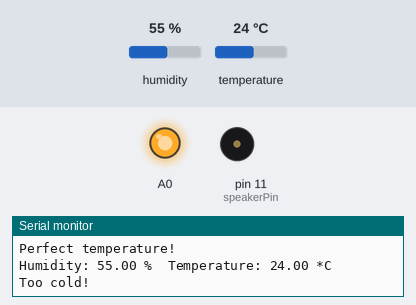
Bench run of a sketch on a simulated Arduino Uno, built with avr-gcc and run on an emulated ATmega328P. On the bench: output pins drawn as LEDs (lit = HIGH), buzzer (waves = sounding, pin HIGH), the last lines printed to the serial monitor. The test bench sets the inputs (shaded band); at power-on: temperature 24 °C, humidity 55 %.

Above: at 8.8 s.
8.9 s: temperature set to 28 °C
At 10.7 s:
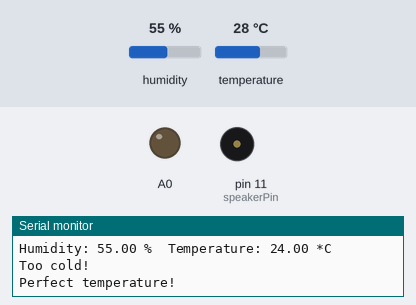
At 17.4 s:
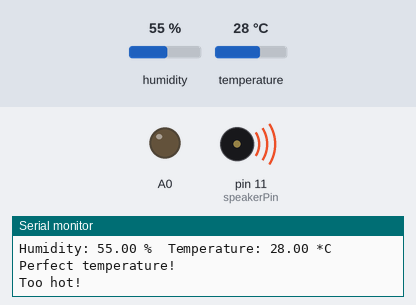
19.5 s: temperature set to 26 °C
At 20.3 s:
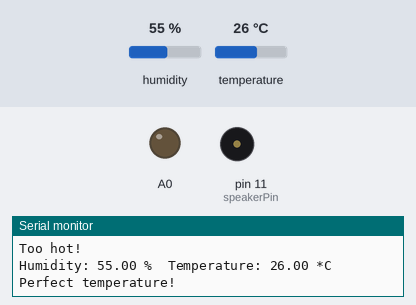
Timing chart, 0 to 22.5 s (numbered marks = the images above; inputs shaded):
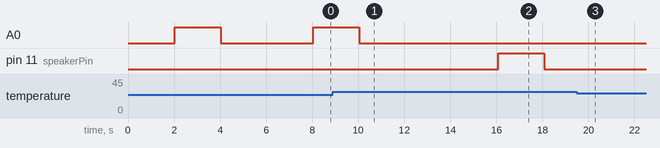

The sketch:

DhtLcdBuzzer.ino
```cpp
//Shayaan Tanvir
//11 - 10 - 2020
//dht sensor connected to an led and a buzzer

#include <DHT.h>
#include <DHT_U.h>

#include <Adafruit_Sensor.h>


int speakerPin = 11;
int length = 1;
#define DHTPIN 10
#define DHTTYPE DHT11
#define LED_TOO_COLD A0
DHT dht(DHTPIN, DHTTYPE);
void setup() {
  Serial.begin(9600);
  Serial.println("DHT11 test!");

  dht.begin();
}

void loop() {
  pinMode(speakerPin, OUTPUT);
  pinMode (A0 , OUTPUT);
  delay(2000);

  float h = dht.readHumidity();
  float t = dht.readTemperature();
  float f = dht.readTemperature(true);


  if (isnan(h) || isnan(t) || isnan(f)) {
    Serial.println("Failed to read from DHT sensor!");
    return;
  }

  Serial.print("Humidity: ");
  Serial.print(h);
  Serial.print(" %\t");
  Serial.print("Temperature: ");
  Serial.print(t);
  Serial.println(" *C ");
  if (t < 26) {
    Serial.println("Too cold!");
    digitalWrite(A0, HIGH);
    delay (2000);
    digitalWrite(A0, LOW);
  }
  if (26 < t < 27) {
    Serial.println("Perfect temperature!");
    delay (2000);
  }
  if (t > 27) {
    Serial.println("Too hot!");
    digitalWrite(speakerPin, HIGH);
    delay (2000);
    digitalWrite(speakerPin, LOW);
  }

}
```

Measured:
- the behaviour switches between 28 and 27 °C on temperature (found by bisection; images 2 and 3)
- after the input at 8.9 s, A0: goes on until 10.0 s, then stays LOW; pin 11 (speakerPin): LOW → HIGH after 7.2 s, → LOW 2.0 s later
- after the input at 19.5 s, pin 11 (speakerPin): stops changing and stays LOW
